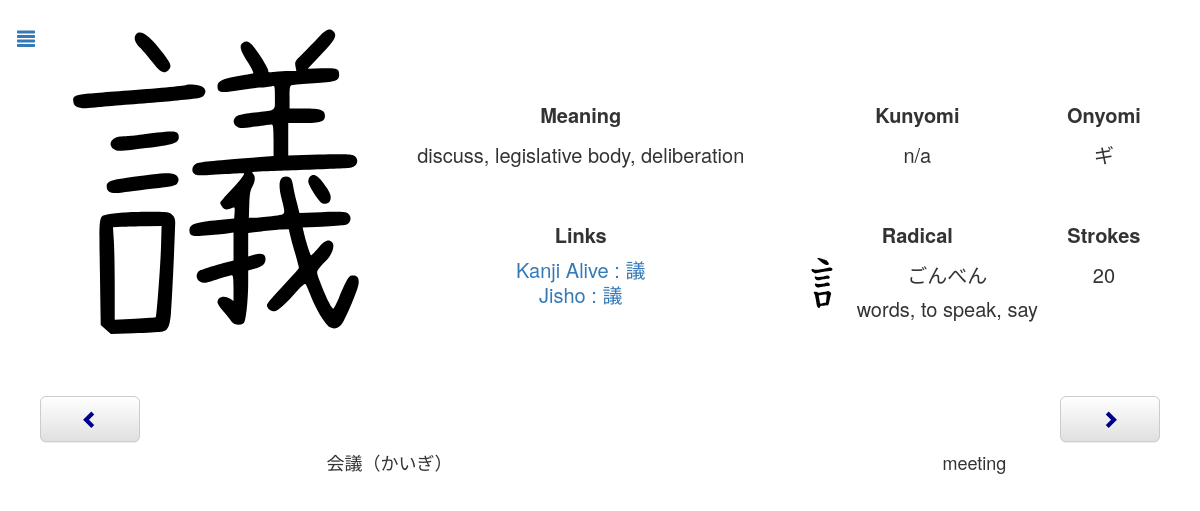
Screenshot of /review.php?id=539 with the database file from the repository.
### tables this page shows
CREATE TABLE `kanji` (
  `name` text NOT NULL,
  `chara` text NOT NULL,
  `meaning` text NOT NULL,
  `kunyomi` text NOT NULL,
  `onyomi` text NOT NULL,
  `linkKanjiAlive` text NOT NULL,
  `day` int(11) NOT NULL,
  `dateNext` timestamp NOT NULL DEFAULT current_timestamp() ON UPDATE current_timestamp(),
  `id` int(11) NOT NULL AUTO_INCREMENT,
  `radicalChar` text NOT NULL,
  `radicalName` text NOT NULL,
  `radicalHiragana` text NOT NULL,
  `radicalMeaning` text NOT NULL,
  `strokes` int(11) NOT NULL,
  `toTestKanji` tinyint(4) NOT NULL DEFAULT 0,
  `toTestMeaning` tinyint(4) NOT NULL DEFAULT 0,
  `testable` tinyint(4) NOT NULL DEFAULT 1,
  PRIMARY KEY (`id`)
);

CREATE TABLE `vocabulary` (
  `id` int(11) NOT NULL AUTO_INCREMENT,
  `chara` text NOT NULL,
  `meaning` text NOT NULL,
  `day` int(11) NOT NULL DEFAULT 1,
  `dateNext` timestamp NOT NULL DEFAULT current_timestamp() ON UPDATE current_timestamp(),
  `toTestKanji` tinyint(4) NOT NULL DEFAULT 0,
  `toTestMeaning` tinyint(4) NOT NULL DEFAULT 0,
  `testable` tinyint(4) NOT NULL DEFAULT 1,
  `word` tinyint(4) NOT NULL DEFAULT 1,
  PRIMARY KEY (`id`)
);

### Connection.php (called while the page is built, shortened)
<?php
class Connection{
    private static $bdd = null;
    private function __construct(){
        try{
            self::$bdd = new PDO('mysql:host=0.0.0.0;dbname=kanji', 'root', '');
        }
        catch(Exception $e){
            die('Erreur : '.$e->getMessage());
        }
    }
    public static function getBdd(){
        return self::$bdd;
    }
}
?>

### Kanji.php (called while the page is built, shortened)
<?php
class Kanji{
    private $id;
    private $name;
    private $character;
    private $meaning;
    private $kunyomi;
    private $onyomi;
    private $linkKanjiAlive;
    private $dateNext;
    private $radicalName;
    private $radicalHiragana;
    private $radicalMeaning;
    private $strokes;
    private $toTestKanji;
    private $toTestMeaning;
    public function __construct($id, $name, $character, $meaning, $kunyomi, $onyumi, $linkKanjiAlive, $day, $dateNext, $radicalChar, $radicalName, $radicalHiragana, $radicalMeaning, $strokes, $toTestKanji, $toTestMeaning, $testable){
        $this->id=$id;
        $this->name=$name;
        $this->character=$character;
        $this->meaning=$meaning;
        $this->kunyomi=$kunyomi;
        $this->onyomi=$onyumi;
        $this->linkKanjiAlive=$linkKanjiAlive;
        $this->dateNext = $dateNext;
        $this->radicalName=$radicalName;
        $this->radicalHiragana=$radicalHiragana;
        $this->radicalMeaning=$radicalMeaning;
        $this->strokes=$strokes;
        $this->toTestKanji=$toTestKanji;
        $this->toTestMeaning=$toTestMeaning;
    }
    public function calculTime(){
        $time = time();
        $second = strtotime($this->dateNext)-$time;
        if($second>0) {
            $jour = floor($second / (60 * 60 * 24));
            $heure = floor(($second - $jour * 24 * 60 * 60) / (60 * 60));
            $minute = floor(($second - $heure * 60 * 60 - $jour * 24 * 60 * 60) / (60));
            $second = floor($second - $minute * 60 - $heure * 60 * 60 - $jour * 24 * 60 * 60);
        }
        else {
            $jour = ceil($second / (60 * 60 * 24));
            $heure = ceil(($second - $jour * 24 * 60 * 60) / (60 * 60));
            $minute = ceil(($second - $heure * 60 * 60 - $jour * 24 * 60 * 60) / (60));
            $second = ceil($second - $minute * 60 - $heure * 60 * 60 - $jour * 24 * 60 * 60);
        }
    }
    public function setToTestKanji($test){
        $this->toTestKanji=$test;
    }
    public function setToTestMeaning($test){
        $this->toTestMeaning=$test;
    }
    public function getId(){
        return $this->id;
    }
    public function getName(){
        return $this->name;
    }
    public function getCharacter(){
        return $this->character;
    }
    public function getMeaning(){
        return $this->meaning;
    }
    public function getKun(){
        return $this->kunyomi;
    }
    public function getOn(){
        return $this->onyomi;
    }
    public function getLinkKanjiAlive(){
        return $this->linkKanjiAlive;
    }
    public function getDateNext(){
        return $this->dateNext;
    }
    public function getRadicalName(){
        return $this->radicalName;
    }
    public function getRadicalHiragana(){
        return $this->radicalHiragana;
    }
    public function getRadicalMeaning(){
        return $this->radicalMeaning;
    }
    public function getStrokes(){
        return $this->strokes;
    }
    public function getToTestKanji(){
        return $this->toTestKanji;
    }
    public function getToTestMeaning(){
        return $this->toTestMeaning;
    }
}
include_once("Connection.php");
function getAllKanji(){
    $req = Connection::getBdd()->query("SELECT * FROM Kanji ORDER BY dateNext");
    while($data = $req->fetch())
        $array[] = new Kanji($data['id'], $data['name'], $data['chara'], $data['meaning'], $data['kunyomi'], $data['onyomi'], $data['linkKanjiAlive'], $data['day'], $data['dateNext'], $data['radicalChar'], $data['radicalName'], $data['radicalHiragana'], $data['radicalMeaning'], $data['strokes'], $data['toTestKanji'], $data['toTestMeaning'], $data['testable']);
    if(isset($array)) return $array;
}
function getKanji($id){
     $req = Connection::getBdd()->query("SELECT * FROM Kanji WHERE id='".$id."'");
    while($data = $req->fetch())
        return new Kanji($data['id'], $data['name'], $data['chara'], $data['meaning'], $data['kunyomi'], $data['onyomi'], $data['linkKanjiAlive'], $data['day'], $data['dateNext'], $data['radicalChar'], $data['radicalName'], $data['radicalHiragana'], $data['radicalMeaning'], $data['strokes'], $data['toTestKanji'], $data['toTestMeaning'], $data['testable']);
}
function getNextKanjiId($id){
    $allKanji = getAllKanji();
    for($i=0;$i<count($allKanji);$i++){
        if($allKanji[$i]->getId() == $id)
            if($i == count($allKanji)-1)
                return $allKanji[0];
            else
                return $allKanji[$i+1];
    }
}
function getPreviousKanjiId($id){
    $allKanji = getAllKanji();
    for($i=0;$i<count($allKanji);$i++){
        if($allKanji[$i]->getId() == $id)
            if($i == 0)
                return $allKanji[count($allKanji)-1];
            else
                return $allKanji[$i-1];
    }
}
?>

### Word.php (called while the page is built, shortened)
<?php
class Word{
    private $id;
    private $character;
    private $meaning;
    private $dateNext;
    public function __construct($id, $character, $meaning, $day, $dateNext, $toTestKanji, $toTestMeaning, $testable, $word){
        $this->id=$id;
        $this->character=$character;
        $this->meaning=$meaning;
        $this->dateNext=$dateNext;
    }
    public function calculTime(){
        $time = time();
        $second = strtotime($this->dateNext)-$time;
        if($second>0) {
            $jour = floor($second / (60 * 60 * 24));
            $heure = floor(($second - $jour * 24 * 60 * 60) / (60 * 60));
            $minute = floor(($second - $heure * 60 * 60 - $jour * 24 * 60 * 60) / (60));
            $second = floor($second - $minute * 60 - $heure * 60 * 60 - $jour * 24 * 60 * 60);
        }
        else {
            $jour = ceil($second / (60 * 60 * 24));
            $heure = ceil(($second - $jour * 24 * 60 * 60) / (60 * 60));
            $minute = ceil(($second - $heure * 60 * 60 - $jour * 24 * 60 * 60) / (60));
            $second = ceil($second - $minute * 60 - $heure * 60 * 60 - $jour * 24 * 60 * 60);
        }
    }
    public function getId(){
        return $this->id;
    }
    public function getCharacter(){
        return $this->character;
    }
    public function getMeaning(){
        return $this->meaning;
    }
}
include_once("Connection.php");
function getAllWordsW(){
    $req = Connection::getBdd()->query("SELECT * FROM Vocabulary WHERE word=1 ORDER BY dateNext");
    while($data = $req->fetch())
        $array[] = new Word($data['id'], $data['chara'], $data['meaning'], $data['day'], $data['dateNext'], $data['toTestKanji'], $data['toTestMeaning'], $data['testable'], $data['word']);
    if(isset($array)) return $array;
}
?>

### review.php (the view, shortened to what this page needs)
<?php
    include_once("Kanji.php");
    include_once("Word.php");
    if(isset($_GET["id"])){
       $kanji = getKanji($_GET["id"]);
        $nextKanjiId = getNextKanjiId($_GET["id"]);
        $previousKanjiId = getPreviousKanjiId($_GET["id"]);
    }
    else {
        $kanji = getReviewKanji();
        if (!isset($kanji))
            header('Location: index.php');
    }
    $allWords = getAllWordsW();
?>
<body>
    <div id="page" class="page">
        <button onclick="document.location.href='index.php'" class="btn btn-link btn-lg menu"><span class="glyphicon glyphicon-align-justify"></span></button>
        <div>
            <div class="imageSVGTd">
                <img class="imageSVG" src="<?php echo "images/".$kanji->getName().".svg" ?>">
            </div>
            <div class="descriptionTable">
                <table>
                    <tr>
                        <td class="reviewKanji"><span class="description">Meaning</span><br><?php echo $kanji->getMeaning() ?></td>
                        <td class="reviewKanji"><span class="description">Kunyomi</span><br><?php echo $kanji->getKun() ?></td>
                        <td class="reviewKanji"><span class="description">Onyomi</span><br><?php echo $kanji->getOn() ?></td>
                    </tr>
                    <tr>
                        <td class="reviewKanji2"><span class="description">Links</span>
                            <div class="links"><br><?php echo "<a target='_blank' href=".$kanji->getLinkKanjiAlive().">Kanji Alive : ".$kanji->getCharacter()."</a>" ?>
                        </div><?php echo "<a target='_blank' href='http://jisho.org/search/".$kanji->getCharacter()." %23kanji'>Jisho : ".$kanji->getCharacter()."</a>" ?></td>
                        <td class="reviewKanji2"><span class="description">Radical</span><br>
                            <div class="radical">
                            <img class="radicalImage" src="<?php echo "radical/".$kanji->getRadicalName().".svg" ?>">
                                <?php echo $kanji->getRadicalHiragana() ?><br>
                                <?php echo $kanji->getRadicalMeaning() ?>
                            </div>
                        </td>
                        <td class="reviewKanji2"><span class="description">Strokes</span><br><?php echo $kanji->getStrokes() ?></td>
                    </tr>
                </table>
            </div>
        </div>
        <div class="boutons">
            <button id="boutonChevronLeft" <?php echo "onclick=document.location.href='review.php?id=".$previousKanjiId->getId()."'" ?>  onmouseout="changeColorGlyphiconChevronLeft()" onmouseover="changeColorGlyphiconChevronLeft()" type="button" class="boutonLater btn btn-lg btn-default" aria-label="Left Align">
                <span id="glyphiconBoutonLater" class="glyphicon glyphicon-chevron-left glyphiconChevron" aria-hidden="true"></span>
            </button>
            <button id="boutonChevronRight" <?php echo "onclick=document.location.href='review.php?id=".$nextKanjiId->getId()."'" ?> onmouseout="changeColorGlyphiconChevronRight()" onmouseover="changeColorGlyphiconChevronRight()" type="button" class="boutonOk btn btn-default btn-lg" aria-label="Left Align">
                <span id="glyphiconBoutonOk" class="glyphicon glyphicon-chevron-right glyphiconChevron" aria-hidden="true"></span>
            </button>
        </div>
        <table class="table">
<?php
    if(isset($allWords)){
        foreach ($allWords as $word){
            if (strpos($word->getCharacter(), $kanji->getCharacter()) !== false) {?>
            <tr <?php echo "onclick=document.location.href='vocabularyReview.php?id=".$word->getId()."&word=1'" ?> class="listKanji">
                <td><?php echo $word->getCharacter() ?></td>
                <td><?php echo $word->getMeaning() ?></td>
            </tr>
        <?php
            }
        }
    }?>
    </table>
    </div>
</body>
</html>

### css/style.css (style rules this page uses)
body { --color-background: white; --font-color: rgb(51, 51, 51); background-color: var(--color-background) !important; }
.page { padding-top: 15px; text-align: center; margin-right: auto; margin-left: auto; color: var(--font-color); }
@media (min-width: 768px) { .page { width: 750px; } }
@media (min-width: 992px) { .page { width: 970px; } }
@media (min-width: 1200px) { .page { width: 1170px; } }
.table > tbody > tr:first-child > td { font-size: 18px; border: none; color: var(--font-color); background-color: var(--color-background) !important; }
.table > tbody > tr > td { color: rgb(51, 51, 51); }
td { vertical-align: top; text-align: center; }
table { margin-top: 30px; width: 100%; }
.page > table { margin-bottom: 0px; }
.menu { position: absolute; left: 0px; }
.descriptionTable { width: 100%; display: inline-block; }
@media (min-width: 992px) { .descriptionTable { width: 65%; } }
.descriptionTable > table { width: 100%; margin-top: 0px; }
.imageSVGTd { text-align: left; display: inline-block; width: auto; vertical-align: top; }
.imageSVG { padding-top: 0; height: 200px; }
@media (min-width: 764px) { .imageSVG { height: auto; } }
.reviewKanji { padding-top: 0px; line-height: 30px; font-size: 17px; }
@media (min-width: 992px) { .reviewKanji { padding-top: 80px; font-size: 20px; line-height: 40px; } }
.reviewKanji2 { padding-top: 40px; line-height: 30px; font-size: 17px; }
@media (min-width: 992px) { .reviewKanji2 { font-size: 20px; line-height: 40px; } }
.description { vertical-align: top; font-weight: bold; }
.radicalImage { height: 50px; width: 50px; margin-right: 10px; }
.radical { display: flex; padding-top: 3px; line-height: 1.7; justify-content: center; }
.links { line-height: 10px; }
.boutons { display: block; margin-top: 50px; }
.boutonOk { float: right; width: 100px; margin-right: 25px; }
.boutonLater { float: left; width: 100px; margin-left: 25px; }
.glyphiconChevron { color: darkblue; }
.listKanji { cursor: pointer; }
@media (min-width: 992px) { .listKanji { font-size: 20px; } }

### rows the page displays
kanji: name (picture), meaning "discuss, legislative body, deliberation", kunyomi "n/a", onyomi "ギ", chara "議", radicalName (picture), radicalHiragana "ごんべん", radicalMeaning "words, to speak, say", strokes "20"
vocabulary: chara "会議（かいぎ）", meaning "meeting"
